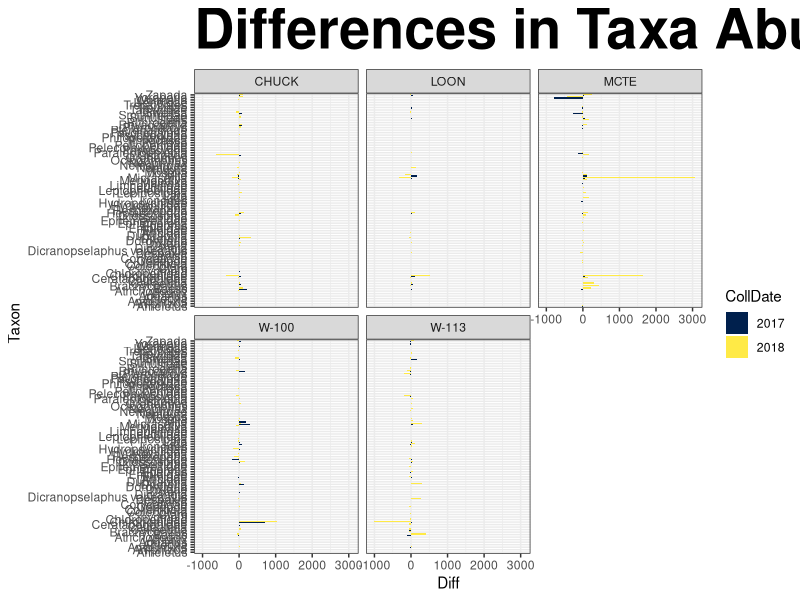
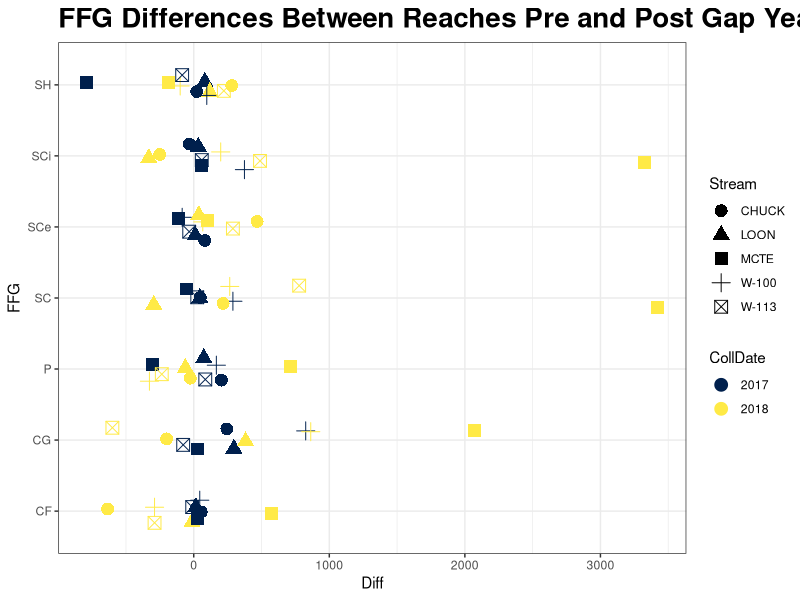
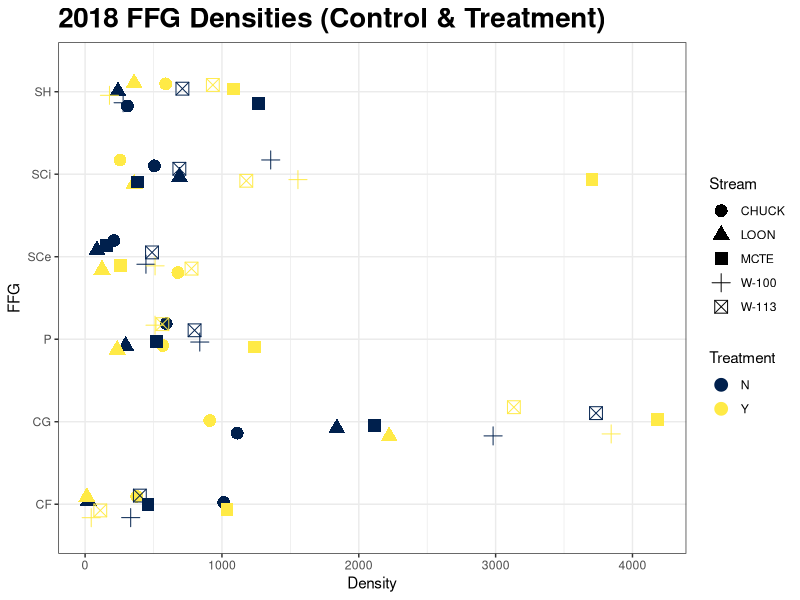
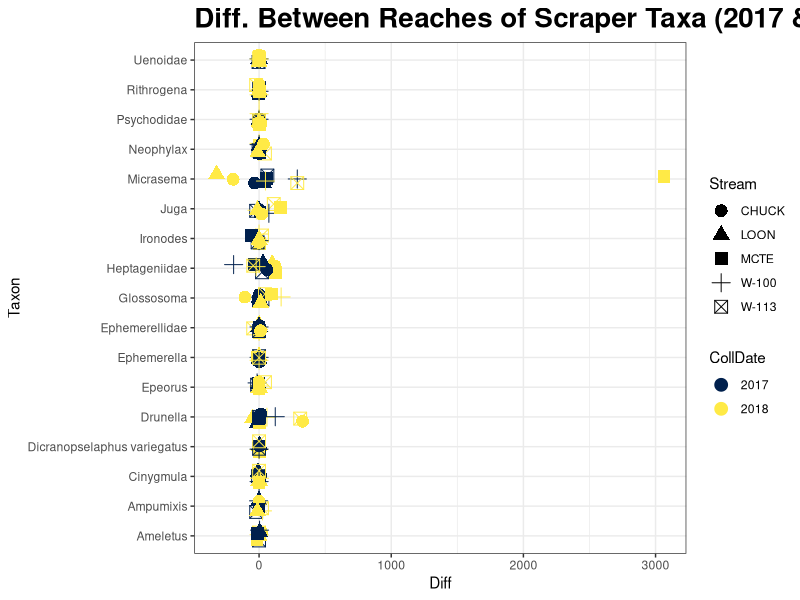
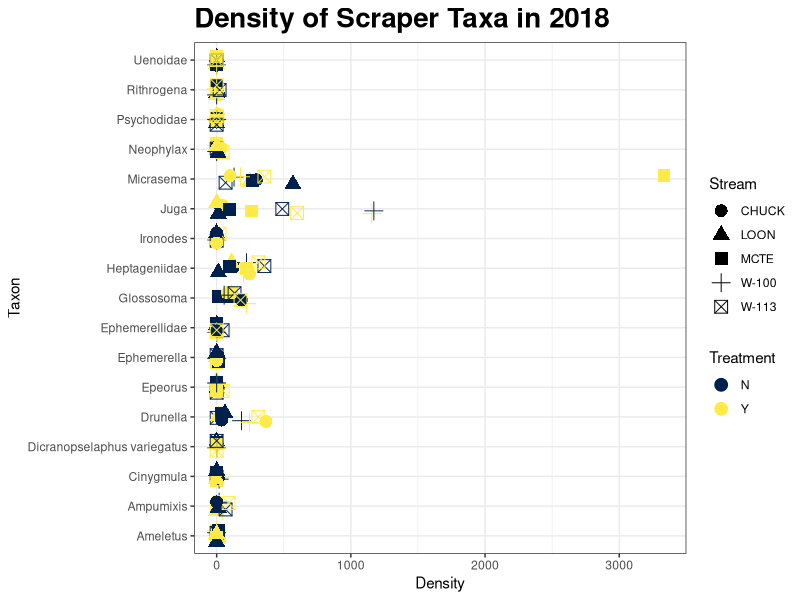
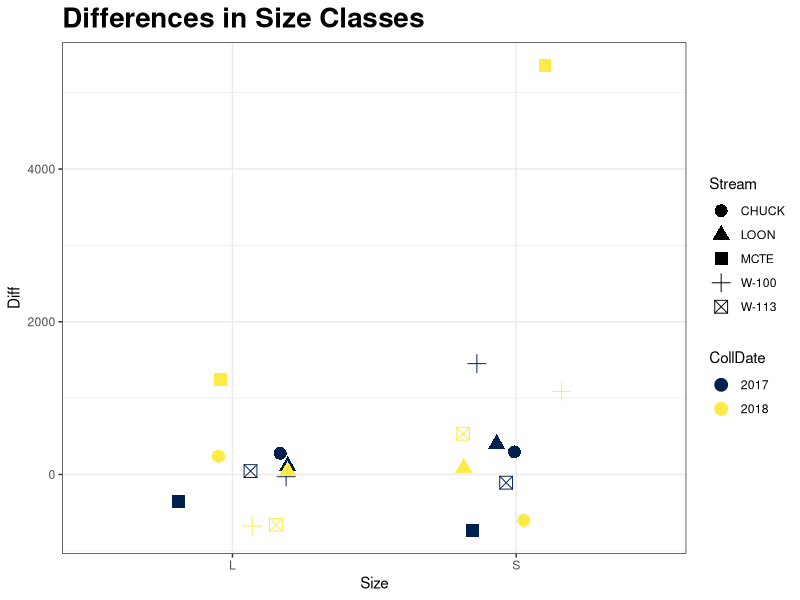
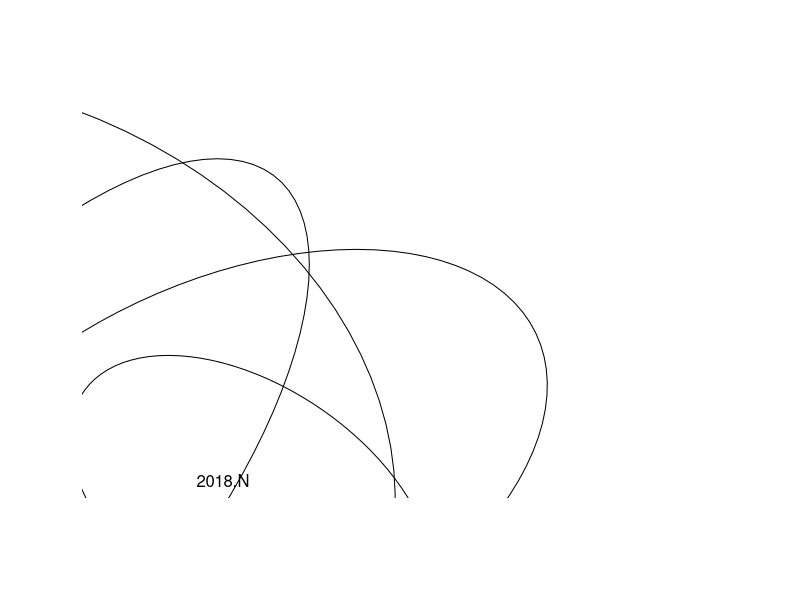
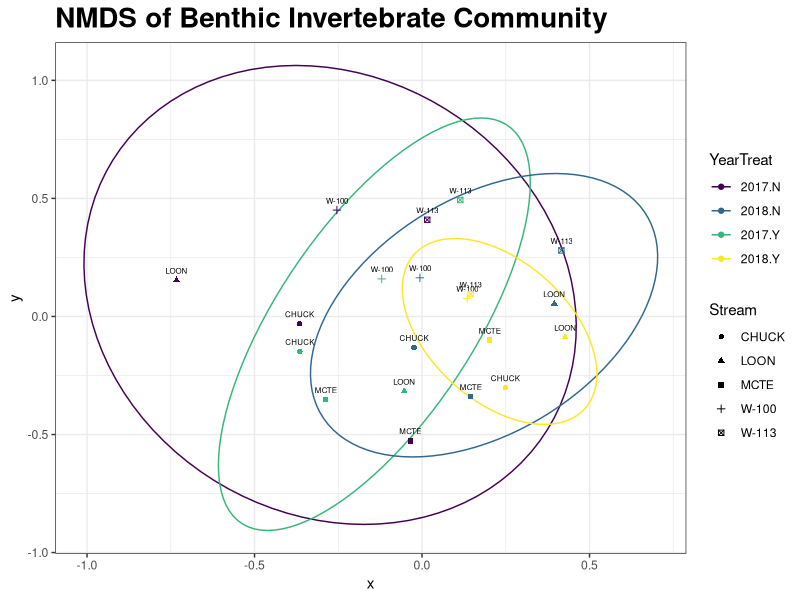

Write R code to recreate these figures, in order.
## ---- chunk 1
# load required packages
x <- c("tidyverse", "vegan", "lubridate", "readxl", "ggthemes", "vegan", "viridis")
lapply(x, library, character.only = TRUE)
## ---- chunk 2
# import data
bugs <- readxl::read_xlsx("./Data/2017-18 bugs.xlsx", sheet = "Cleaned")
ffg <- readxl::read_xlsx("./Data/2017-18 bugs.xlsx", sheet = "FFG")
sizes <- readxl::read_xlsx("./Data/2017-18 bugs.xlsx", sheet = "Size")

#Replace Ssp. in Taxon with Family
bugs$Taxon[bugs$Taxon == "Ssp."] <- bugs$Family[bugs$Taxon == "Ssp."]
## ---- chunk 3
#Calculations...
bugs$Density <- bugs$Count / bugs$PercentSub / .09

bugs$CollDate <- as.Date(bugs$CollDate, format = "%m/%d/%y") %>% year() %>% as.factor()

bugs.agg <- aggregate(Density ~ CollDate + Stream + Treatment + Taxon, sum, data = bugs) 

bugs.agg$Density <- bugs.agg$Density / 3
## ---- chunk 4
# Spread and then gather to fill missing Taxons with 0's
bugs.agg <- spread(bugs.agg, key = "Taxon", value = "Density") %>% 
  mutate_if(is.numeric , replace_na, replace = 0) %>% 
  gather(key = "Taxon", value = "Density", 4:ncol(.))
## ---- chunk 5
# Create list of CollDate, Stream and Taxon
bugs.by.year <- bugs.agg %>% select(-c("Density", "Treatment")) %>% unique()

# Calculate Differences
bugs.by.year$Diff <- bugs.agg$Density[bugs.agg$Treatment == "Y"] -     
  bugs.agg$Density[bugs.agg$Treatment == "N"]


bugs.by.year <- merge(bugs.by.year, sizes) %>% merge(., ffg)
bugs.agg <- merge(bugs.agg, sizes) %>% merge(., ffg)
bugs18 <- filter(bugs.agg, CollDate == "2018")

## ---- chunk 6
# Plot density differences
ggplot(data = bugs.by.year, aes(x = Taxon, y = Diff, fill = CollDate)) + 
  geom_col(position = "dodge") +
  facet_wrap(c("Stream")) +
  ggtitle("Differences in Taxa Abundances Between Reaches Pre and Post Gap Years") +
  theme_bw() +
     theme(plot.title = element_text(size = 40, face = "bold")) +
  scale_fill_viridis_d(option = "E") +
  coord_flip()
## ---- chunk 7
#Aggregate to get density differences of FFG's
bugs.ffg <- bugs.by.year %>% 
  group_by(FFG, Stream, CollDate) %>%
  summarise_at("Diff", funs(sum)) %>% ungroup
## ---- chunk 8
#Add total SC, this throws off counts (scrapers doubly reprented)
extradf <- filter(bugs.ffg, FFG %in% c("SCi", "SCe"))
extradf$FFG <- "SC"
extradf <- aggregate(Diff ~ FFG + Stream + CollDate, sum, data = extradf)
ffg.SC <- rbind(bugs.ffg, extradf) 
## ---- chunk 9
ggplot(data = ffg.SC, aes(x = FFG, y = Diff, color = CollDate, shape = Stream)) + 
  geom_jitter(width = .2, height = .2, size = 4) +
  ggtitle("FFG Differences Between Reaches Pre and Post Gap Years") +
  theme_bw() +
  theme(plot.title = element_text(size = 20, face = "bold")) +
  scale_color_viridis_d(option = "E") +
  coord_flip()

## ---- chunk 10
bugs18.ffg <- bugs18 %>%
  group_by(Stream, Treatment, FFG) %>%
  summarise_at(vars(Density), funs(sum))
## ---- chunk 11
ggplot(data = bugs18.ffg, aes(x = FFG, y = Density, color = Treatment, shape = Stream)) + 
  geom_jitter(width = .2, height = .2, size = 4) + 
  ggtitle("2018 FFG Densities (Control & Treatment)")  +
  theme_bw() +
  theme(plot.title = element_text(size = 20, face = "bold")) +
  scale_color_viridis_d(option = "E") +
  coord_flip()
## ---- chunk 12
# Filter out scraper taxa in 2018 data and BACI data
scraper.taxa.diff <- filter(bugs.by.year, FFG == "SCe" | FFG == "SCi")
scraper.taxa18 <- filter(bugs18, FFG == "SCe" | FFG == "SCi")
## ---- chunk 13
ggplot(data = scraper.taxa.diff, aes(x = Taxon, y = Diff, color = CollDate, shape = Stream)) + 
  geom_jitter(width = .2, height = .2, size = 4) +
  ggtitle("Diff. Between Reaches of Scraper Taxa (2017 & 2018") +
  theme_bw() +
  theme(plot.title = element_text(size = 20, face = "bold")) +
  scale_color_viridis_d(option = "E") +
  coord_flip()
## ---- chunk 14
ggplot(data = scraper.taxa18, aes(x = Taxon, y = Density, color = Treatment, shape = Stream)) + 
  geom_jitter(width = .2, height = .2, size = 4) +
  ggtitle("Density of Scraper Taxa in 2018") +
  theme_bw() +
  theme(plot.title = element_text(size = 20, face = "bold")) +
  scale_color_viridis_d(option = "E") +
  coord_flip()
## ---- chunk 15
#Aggtegate by size class (Need to do more research, use the Poff trait database, maybe add medium size)
bugs.size <- aggregate(Diff ~ Size + Stream + CollDate, sum, data = bugs.by.year)
## ---- chunk 16
ggplot(data = bugs.size, aes(x = Size, y = Diff, color = CollDate, shape = Stream)) + 
  geom_jitter( width = .2, height = .2, size = 4) +
  ggtitle("Differences in Size Classes") +
  theme_bw() +
  theme(plot.title = element_text(size = 20, face = "bold")) +
  scale_color_viridis_d(option = "E")
## ---- chunk 17
# Spread data to get a taxon matrix, create factor of CollDate and Treatment
bugs.mds <- bugs.agg %>% 
  select(-c("FFG", "Size")) %>%
  group_by(Stream, Treatment, CollDate, Taxon) %>%  
  spread(key = "Taxon", value = "Density") %>%
  mutate_if(is.numeric , replace_na, replace = 0) %>% ungroup() %>%
  mutate(YearTreat = interaction(CollDate, Treatment))
## ---- chunk 18
# Get grouping variables and taxon matrix
Enviro <- bugs.mds %>%
  select(Stream, Treatment, CollDate, YearTreat) 

Density <- bugs.mds %>% 
  select("Ameletus":"Zapada")

grouping <- select(Enviro, Stream, Treatment, CollDate, YearTreat)
## ---- chunk 19
#Get MDS for invert density
sol <- metaMDS(Density, distance = "bray", k = 2, trymax = 100)
## ---- chunk 20
#set up NMDS with dimensions of sol and env factors from "Enviro". 
NMDS <- data.frame(x = sol$points[, 1], y = sol$points[ ,2], 
                   Stream = select(grouping, Stream), 
                   Treatment = select(grouping, Treatment), 
                   CollDate = select(grouping, CollDate),
                   YearTreat = select(grouping, YearTreat))
## ---- chunk 21
#Get mean x,y values 
NMDS.mean <- select(NMDS, x, y) %>% aggregate(grouping, mean)
## ---- chunk 22
#Load ellipse for NMDS
plot.new()
ord <- ordiellipse(sol, NMDS$YearTreat, display = "sites", kind = "sd", conf = 0.95, label = TRUE)
dev.off()
## ---- chunk 23
# Fit the ellipse function to actual data
df_ell <- data.frame()
for(g in NMDS$YearTreat){
  df_ell <- rbind(df_ell, cbind(as.data.frame(with(NMDS[NMDS$YearTreat == g,],
                  vegan:::veganCovEllipse(ord[[g]]$cov, ord[[g]]$center, ord[[g]]$scale)))
                                ,YearTreat = g))
}
## ---- chunk 24
ggplot(data = NMDS, aes(x, y, color = YearTreat)) +
  geom_path(data = df_ell, aes(x = NMDS1, y = NMDS2)) +
  annotate("text", x = (NMDS$x), y = (NMDS$y) + .04, label = NMDS$Stream, size = 2) +
  geom_point(aes(shape = Stream)) +
  ggtitle("NMDS of Benthic Invertebrate Community") +
  theme_bw() +
  theme(plot.title = element_text(size = 20, face = "bold")) +
  scale_color_viridis_d()
